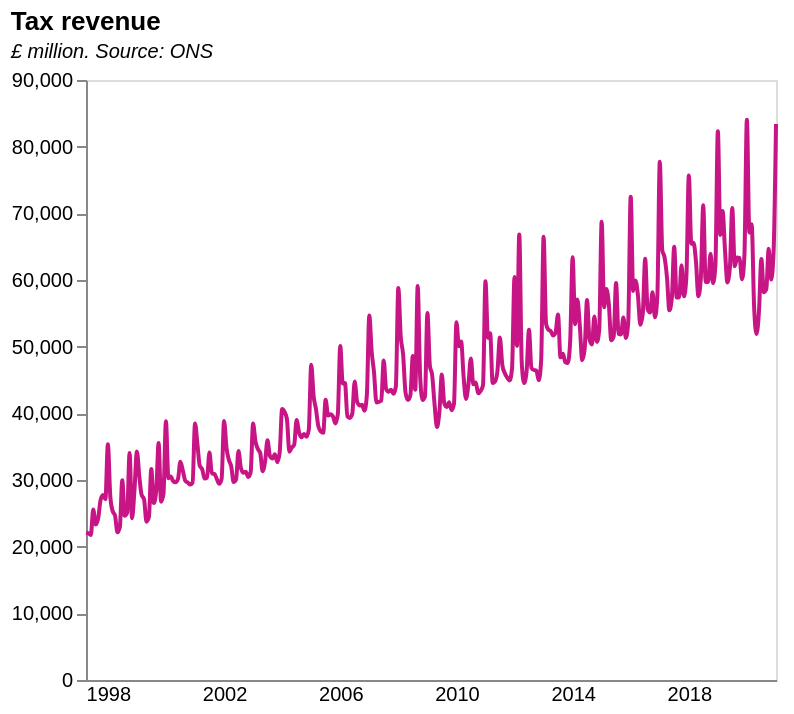

Express this chart as Vega-Lite.
### Vega-Lite specification from a JSON file in a GitHub repository (floating-point values rounded to 4 significant figures; data arrays with more than 128 entries replaced by an {"elided": "..."} marker saying what was removed)
{"$schema": "https://vega.github.io/schema/vega-lite/v5.json", "description": "(F1) Total UK tax revenue", "title": {"text": "Tax revenue", "subtitle": "£ million. Source: ONS", "subtitleFontStyle": "italic", "subtitleFontSize": 10, "anchor": "start", "color": "black"}, "data": {"values": {"elided": "286 records"}, "format": {"parse": {"Date": "date"}}}, "height": 300, "width": 345, "mark": {"type": "line", "point": false, "interpolate": "monotone", "color": "mediumvioletred"}, "encoding": {"x": {"field": "Date", "type": "temporal", "axis": {"title": null, "grid": false, "labelSeparation": 20, "ticks": false}}, "y": {"field": "Value", "type": "quantitative", "title": "", "axis": {"grid": false}}, "tooltip": [{"field": "Date", "type": "temporal"}, {"field": "Value", "title": "Total revenue (£m)", "type": "quantitative"}]}}
